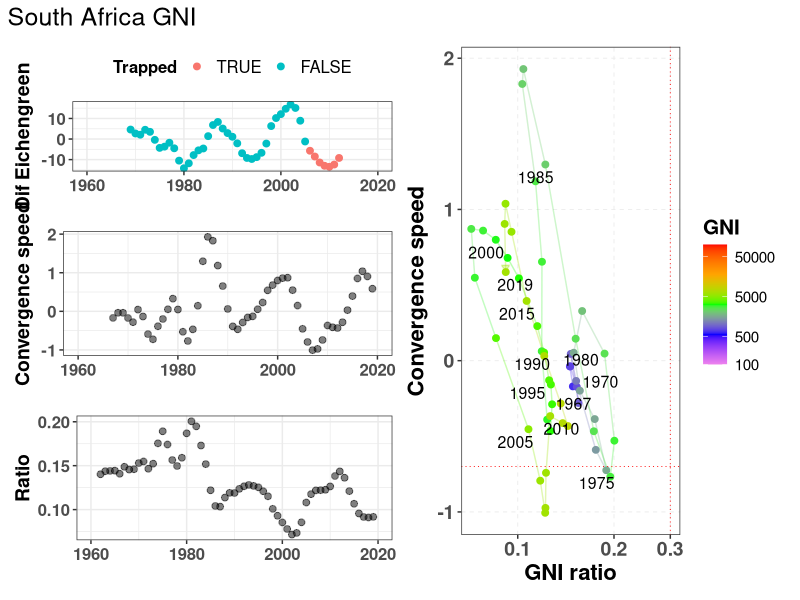
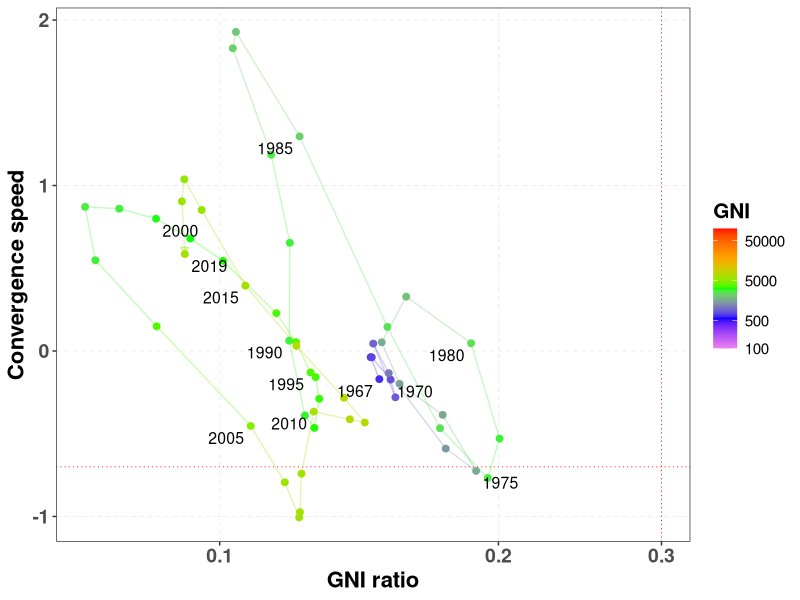
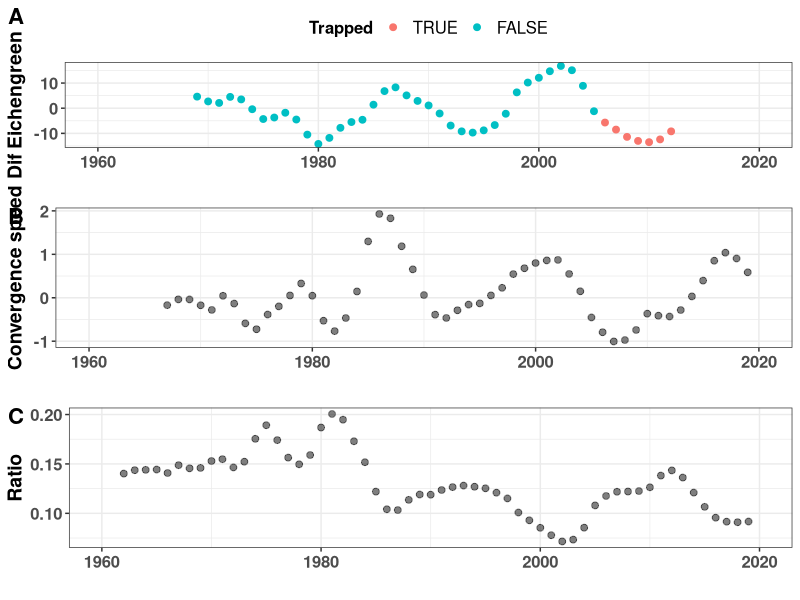
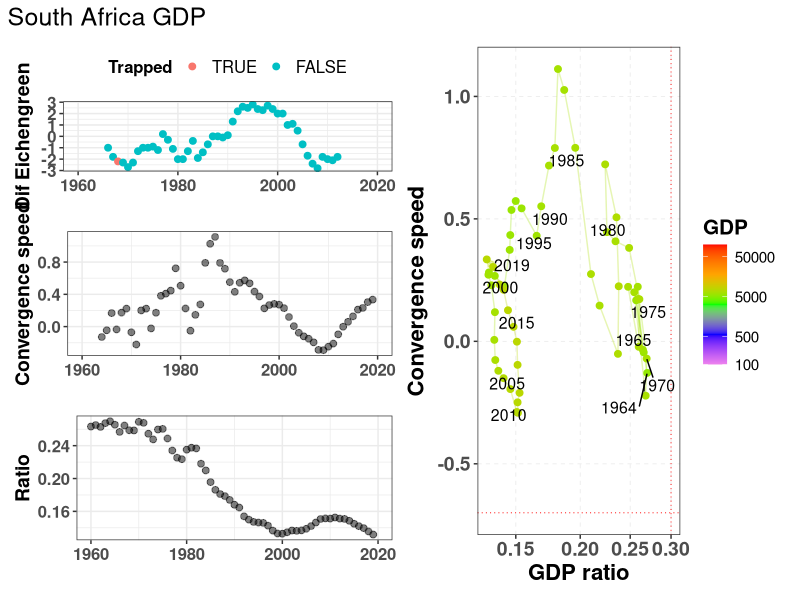
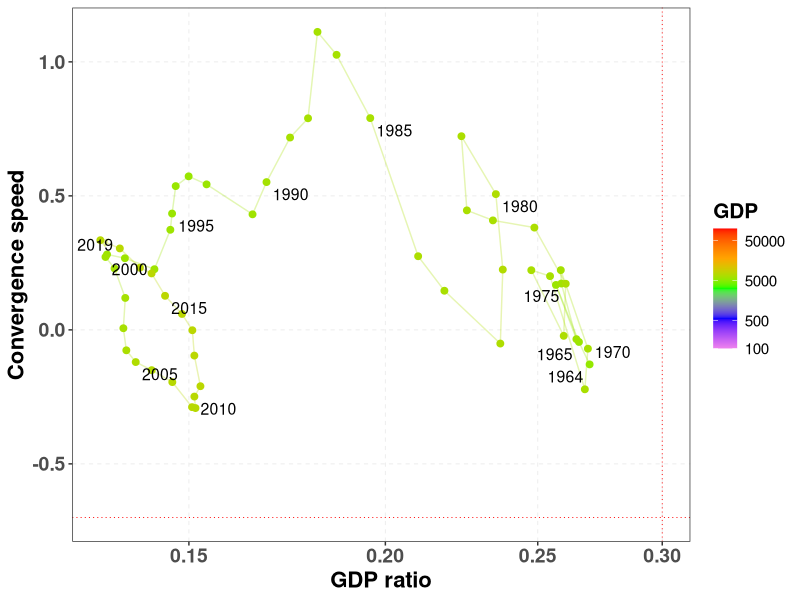
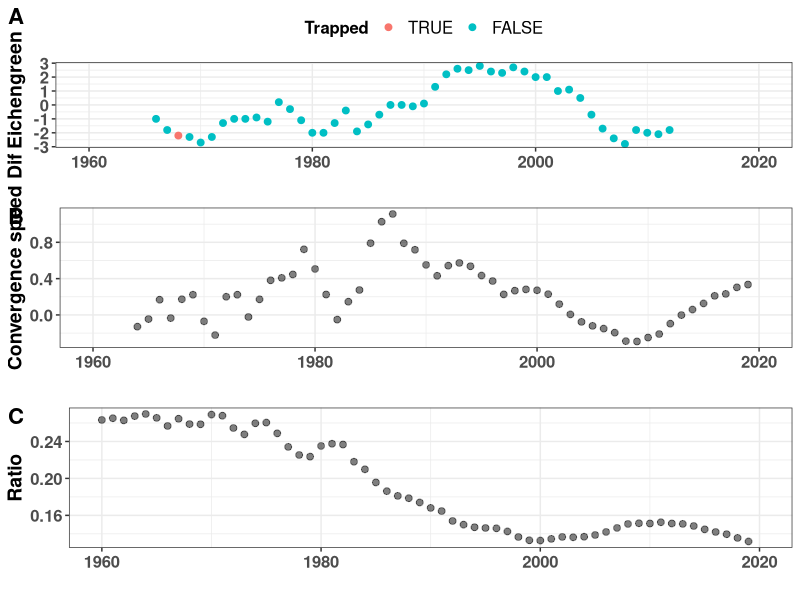

Generate these figures, in order, with R:
# Script to generate all magnitudes
# 
# List lcriteria allows to choose GDP, GNI or both
#
# Author: Javier Garcia-Algarra
# August 2021
# 
# Inputs:  data/GDP2010_WB.csv    GNIS.csv
# Results: data/all_speeds_criteria.csv
#          figs/countries

library(ggplot2)
library(ggrepel)
library(cowplot)
library(patchwork)
library(zoo)

lcountry <- c("Brazil","Chile","China","Colombia","Mexico","Morocco","Malaysia","Korea, Rep.","Puerto Rico",
              "Nigeria","Vietnam","Peru","Bulgaria", "Thailand", "Paraguay","Bolivia","Lebanon",
              "India","Argentina","Pakistan","Philippines","Indonesia","Turkey","Ecuador","Guatemala","France","Italy",
              "South Africa","Uruguay","Botswana","Costa Rica","Panama","Nicaragua","El Salvador","Portugal","Spain")

criteria <- read.table("criteria.txt")
lcriteria <- criteria$V1

countries_msci <- read.csv("data/countries_msci.csv")
lcountrycode <- countries_msci$ISOCode

lcountrycode <- c("ZAF")   # Pick one country to test

USA_perc_middle <- 0.3
gap_widening <- -0.7
mmovper <- 5
print_indiv <- TRUE      # Print individual files
last_year_Ecihengreen <- 2013
tdir1 <- "figs"
tdir <- paste0(tdir1,"/countries")
if (!dir.exists(tdir))
  dir.create(tdir1)
  dir.create(tdir)

for (criteria in lcriteria)
{
  count_countries <- 0  
  for (countrycode in lcountrycode)
  {
    count_countries <- count_countries + 1
    print(paste(countrycode,criteria))
    if (criteria == "GNI"){
      DATA_WB <- read.csv("data/GNIS.csv")
    } else
      DATA_WB <- read.delim2("data/GDP2010_WB.csv")
    rawdata <- DATA_WB[DATA_WB$Country.Code==countrycode,]
    usadata <- DATA_WB[DATA_WB$Country.Name=="United States",]
    country <- DATA_WB[DATA_WB$Country.Code==countrycode,]$Country.Name
    datos_pais <- data.frame("Year"=seq(1960,2019))
    datos_pais$Magnitude = 0
    datos_pais$growth = 0
    datos_pais$gb = 0
    datos_pais$ga = 0
    datos_pais$dif = 0
    datos_pais$dgrowth_dt = 0
    datos_pais$USAMagnitude = 0
    datos_pais$ratio = 0
    datos_pais$dratio_dt = 0
    datos_pais$dratio_dt_mmov = 0
    period_calc = 7
    for (i in 1960:2020){
      datos_pais$Magnitude[i-(1960)] <- as.numeric(rawdata[,4+i-1960])
      datos_pais$USAMagnitude[i-(1960)] <- as.numeric(usadata[,4+i-1960]) # USA GDP or GNI
      datos_pais$ratio[i-(1960)] <- datos_pais$Magnitude[i-(1960)]/datos_pais$USAMagnitude[i-(1960)]
    }
    for (j in 2:nrow(datos_pais))
      datos_pais$growth[j] <- 100*(datos_pais$Magnitude[j] - datos_pais$Magnitude[j-1])/
                              (datos_pais$Magnitude[j-1])  # Magnitude growth
    for (j in 2:nrow(datos_pais)){
      datos_pais$dgrowth_dt[j] <- (datos_pais$growth[j] - datos_pais$growth[j-1])
      # Gap closing speed
      datos_pais$dratio_dt[j] <- 100*(datos_pais$ratio[j] - datos_pais$ratio[j-1])
    }
    datos_pais$dratio_dt_mmov <- rollmean(datos_pais$dratio_dt, mmovper, fill = NA,  align = "right")
    
    for (j in 2:nrow(datos_pais))
      datos_pais$dratio_dt2_mmov[j] <- (datos_pais$dratio_dt_mmov[j] - datos_pais$dratio_dt_mmov[j-1])
    # criteria Eichengreen
    for (j in period_calc:nrow(datos_pais))
      datos_pais$gb[j] <- sum(datos_pais$growth[(j-(period_calc-1)):j])/period_calc
    for (j in 1:(nrow(datos_pais)-period_calc))
      datos_pais$ga[j] <- sum(datos_pais$growth[(j+1):(j+(period_calc))])/period_calc
    for (j in 1:nrow(datos_pais))
      datos_pais$dif[j] <- datos_pais$ga[j]-datos_pais$gb[j]
    datosplot <- datos_pais[period_calc:(nrow(datos_pais)-period_calc),]
    datosplot$Trapped = FALSE
    mingb = 3.5
    mindif = -2
    minMagnitude = 5000
    limityears <- c(1960,2020)
    datosplot$gb = (floor(datosplot$gb* 10)+1)/10
    datosplot$dif = (floor(datosplot$dif* 10)+1)/10
    for (k in 1:nrow(datosplot)){
      datosplot$Trapped[k] = (datosplot$Magnitude[k]>minMagnitude) & (datosplot$gb[k]>=mingb) & (datosplot$dif[k] <= mindif)
    }
    pEichen <- ggplot(data= datosplot, aes(x=Year,y=dif,color=Trapped))+
         geom_point(size=2)+ylab(paste("Dif Eichengreen"))+xlab("")+
         scale_color_discrete(limits = c('TRUE', 'FALSE'))+
         xlim(limityears)+theme_bw()+ 
         theme(legend.position="top",
               legend.title = element_text(face="bold", size=12),
               legend.text = element_text( size=12),
            axis.text.y = element_text(face="bold", size=12),
            axis.text.x = element_text(face="bold", size=12),
            axis.title.x = element_text(face="bold", size=14),
            axis.title.y  = element_text(face="bold", size=14))
    
    datosEich <- datos_pais[(datos_pais$Year >= min(datosplot$Year))&
                              (datos_pais$Year<last_year_Ecihengreen),]
    datosEich <- datos_pais 
    pClosingGapSpeed <- ggplot(data= datosEich, aes(x=Year,y=-dratio_dt_mmov))+
      geom_point(size=2,col="black",alpha=0.5)+ylab(paste("Convergence speed"))+
      xlim(limityears)+theme_bw()+ xlab("")+
      theme(axis.text.y = element_text(face="bold", size=12),
            axis.text.x = element_text(face="bold", size=12),
            axis.title.x = element_text(face="bold", size=14),
            axis.title.y  = element_text(face="bold", size=14))
    
    pratio <- ggplot(data= datosEich, aes(x=Year,y=ratio))+
      geom_point(size=2,col="black",alpha=0.5)+ylab(paste("Ratio"))+
      xlim(limityears)+theme_bw() + xlab("")+
      theme(axis.text.y = element_text(face="bold", size=12),
                                axis.text.x = element_text(face="bold", size=12),
                                axis.title.x = element_text(face="bold", size=14),
                                axis.title.y  = element_text(face="bold", size=14))
    
    pizda <- plot_grid(
      pEichen, pClosingGapSpeed, pratio,
      ncol = 1
    )
    
    datos_pais$Country = country
    datos_pais$CountryCode = rawdata$Country.Code[1]
    if (print_indiv){
      ppi <- 300
      nfile <- paste0(tdir,"/ALL_",country,"_",criteria,"_",mmovper)
      png(paste0(nfile,".png"), width=12*ppi, height=7*ppi, res=ppi)

      my_breaks <- c(100,500,1000,2500,5000,10000,20000,50000)
      my_breaks <- c(100,500,5000,50000)
      datos_speed <- datos_pais[!is.na(datos_pais$dratio_dt_mmov),]
      pratiospeed <- ggplot(data=datos_speed) +
        geom_path(
          aes(y = -dratio_dt_mmov, x = ratio, colour=Magnitude),alpha=0.3,size = 0.5,
          arrow = arrow(length = unit(0.2, "cm"),type="closed"))+
        geom_point(aes(y = -dratio_dt_mmov, x = ratio, colour=Magnitude),size=2,
                 alpha=1) +
        scale_color_gradientn(name=criteria,colours=c("violet","blue","green","orange","red"),trans="log",
                                                      breaks = my_breaks, labels = my_breaks,limits=c(100,100000))+
        geom_hline(yintercept=gap_widening, color="red",linetype = "dotted",size=0.3) +
        geom_vline(xintercept=USA_perc_middle, color="red",linetype = "dotted",size=0.3) +
        geom_text_repel(data=subset(datos_speed,(Year%%5 == 0) | (Year==max(Year)) | (Year==min(Year))),
                    aes(label=Year,y = -dratio_dt_mmov, x = ratio, vjust=0.1),
                    size=4 ,color="black") + 
        scale_x_log10()+
        ylab("Convergence speed") + xlab(paste(criteria,"ratio"))+
        theme_bw()+theme(panel.grid.minor = element_blank(),
                         panel.grid.major = element_line(size = 0.3,linetype = "dashed"),
                         legend.title = element_text(face="bold", size=15),
                         legend.text = element_text( size=11),
                         axis.text.y = element_text(face="bold", size=14),
                         axis.text.x = element_text(face="bold", size=14),
                         axis.title.x = element_text(face="bold", size=16),
                         axis.title.y  = element_text(face="bold", size=16))
      pacc <- ggplot(data=datos_pais) +
        geom_path(
          aes(y = -dratio_dt2_mmov, x = -dratio_dt_mmov),color="blue",alpha=0.3,
          linetype = "dotted", size = 0.5)+
        geom_point(aes(y = -dratio_dt2_mmov, x = -dratio_dt_mmov, size=ratio),
                   color="purple",alpha=0.2) +
        geom_text(data=subset(datos_pais,(Year%%5 == 0)),
                  aes(label=Year,y = -dratio_dt2_mmov, x = -dratio_dt_mmov, vjust=1, hjust=1.2),
                  size=2,color="purple") + xlab("Gap closing speed") + ylab("Gap closing acceleration") +
        theme_bw()+theme(legend.position="bottom",
                         panel.grid.minor = element_blank(),
                         panel.grid.major = element_line(size = 0.25))
      pdcha <- plot_grid(
        pratiospeed, pacc,
        ncol = 1
      )
      todo <- plot_grid(
        pizda,pratiospeed,
        ncol = 2
        )+plot_annotation(title = paste(country,criteria),
                          theme = theme(plot.title = element_text(size = 18)))
      print(todo)
      dev.off()
      
      nfile <- paste0(tdir,"/PHASE_",country,"_",criteria,"_",mmovper)
      png(paste0(nfile,".png"), width=8*ppi, height=7*ppi, res=ppi)
      print(pratiospeed)
      dev.off()
      
      nfile <- paste0(tdir,"/TIMELINE_",country,"_",criteria,"_",mmovper)
      png(paste0(nfile,".png"), width=7*ppi, height=11*ppi, res=ppi)
      ptimes <- plot_grid(
        pEichen, pClosingGapSpeed, pratio,labels=c("A","B","C"),
        label_size = 16,
        ncol = 1
      )
      print(ptimes)
      dev.off()
    }
    if (count_countries == 1)
      datos_all <- datos_pais
    else
      datos_all <- rbind(datos_all,datos_pais)
  }

  refx <- USA_perc_middle
  refy <- 0
  lp <- unique(datos_all$Country)
  datadist <- data.frame("Country"=c(),"CountryCode"=c(),"distX"=c(),"distY"=c())
  for (k in lp){
    clean_data <- datos_all[(datos_all$Country == k) & !is.na(datos_all$ratio) & 
                            !is.na(datos_all$dratio_dt_mmov),]
    datosx <- datos_all[(datos_all$Country == k) & !is.na(datos_all$ratio),]$ratio
    datosy <- datos_all[(datos_all$Country == k) & !is.na(datos_all$dratio_dt_mmov),]$dratio_dt_mmov
    datadist <- rbind(datadist,data.frame("Country"=k,"CountryCode"= clean_data$CountryCode[1],
                                          "distX"=mean(clean_data$ratio),
                      "distY"=mean(clean_data$dratio_dt_mmov)))
  }
  
  datos_total <- subset(datos_all,select=-c(ga,gb))
  write.csv(datos_total,paste0("data/all_speeds_",criteria,".csv"),row.names = FALSE)

  
}
